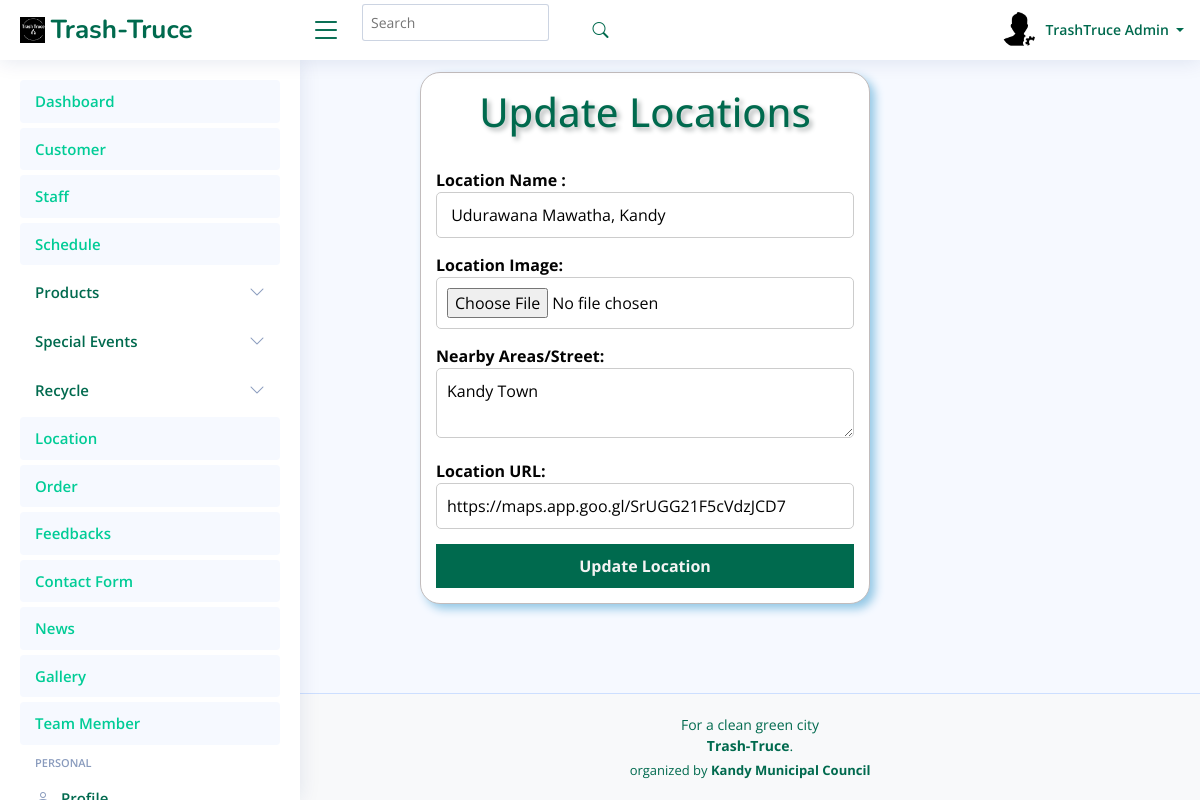
The page /admin_TrashTruce/EditLocations.php?id=9 on the database its author committed.
### tables this page shows
CREATE TABLE `location` (
  `ID` int(11) NOT NULL,
  `Place` text NOT NULL,
  `NearbyLoc` text DEFAULT NULL,
  `Image` text NOT NULL,
  `url` text NOT NULL
);

### FO/admin.php (called while the page is built, shortened)
<?php
class admin
{
    public static function GetAdmin($ID)
    {
        try {
            $query = "SELECT `ID`, `Full_Name`, `Image`, `About`, `Job`, `Address`, `Phone`, `Email`, `password` FROM `admin` WHERE `ID` = :ID ";
            $conn = Conn::GetConnection();
            $st = $conn->prepare($query);
            $st->bindValue(":ID", $ID, PDO::PARAM_INT);
            $st->execute();
            $r = $st->fetch(PDO::FETCH_ASSOC);
            if ($r) {
                $admin = new admin();
                $admin->ID = $r['ID'];
                $admin->fullname = $r['Full_Name'];
                $admin->image = $r['Image'];
                $admin->about = $r['About'];
                $admin->job = $r['Job'];
                $admin->address = $r['Address'];
                $admin->phone = $r['Phone'];
                $admin->email = $r['Email'];
                $admin->password = $r['password'];
                return $admin;
            }
            return null;
        } catch (Exception $th) {
            throw $th;
        }
    }
}
?>

### FO/location.php (called while the page is built, shortened)
<?php
class location
{
    public static function GetLocation($ID)
{
    try {
        $query = "SELECT `ID`, `Place`, `NearbyLoc`, `Image`, `url` FROM `location`
                  WHERE `ID` = :ID";
        $conn = Conn::GetConnection();
        $st = $conn->prepare($query);
        $st->bindValue(":ID", $ID, PDO::PARAM_INT);
        $st->execute();
        $r = $st->fetch(PDO::FETCH_ASSOC);
        if ($r) {
            $location = new location();
            $location->ID = $r['ID'];
            $location->name = $r['Place'];
            $location->nearbyloc = $r['NearbyLoc'];
            $location->img = $r['Image'];
            $location->url = $r['url'];
            return $location;
        }
        return null;
    } catch (Exception $th) {
        throw $th;
    }
}
}

### admin_TrashTruce/EditLocations.php (the view, shortened to what this page needs)
<?php
include('../FO/location.php');
?>
<!DOCTYPE html>
<html lang="en">
<head>
    <link rel="stylesheet" href="assets/css/AddP.css">
</head>
<body>
    <div>
        <?php
           include "Header.php";
         ?>;
     </div>
     <div class="main">
<div class="AddProduct">
        <h1>Update Locations</h1><br>
            <form action="" method="post" enctype="multipart/form-data">
    <?php
    if (isset($_GET['id'])) {
        $loc_id = $_GET['id'];
        $location = location::GetLocation($loc_id);
        if ($location) {
    ?>
    Location Name :
    <input type="text" name="name" value="<?php echo $location->name; ?>" ><br>
    Location Image:
    <input type="file" name="image" ><br>
    Nearby Areas/Street:
    <textarea name="nearbyloc" cols="21" rows="2"><?php echo $location->nearbyloc; ?></textarea><br>
    Location URL:
    <input type="text" name="url" placeholder="Location URL" value="<?php echo $location->url; ?>"><br>
    <?php
        }
    }
    ?>
    <button class="btnAddProduct" type="submit" name="update">Update Location</button>
</form>
</div>
</div>
  <div>
  </div>
</body>
</html>

### admin_TrashTruce/Header.php (shortened to what this page needs)
<?php
include_once('../FO/admin.php');
?>
<!DOCTYPE html>
<html lang="en">
<head>
  <link href="assets/vendor/bootstrap/css/bootstrap.min.css" rel="stylesheet">
  <link href="assets/vendor/bootstrap-icons/bootstrap-icons.css" rel="stylesheet">
  <link href="assets/vendor/boxicons/css/boxicons.min.css" rel="stylesheet">
  <link href="assets/vendor/quill/quill.snow.css" rel="stylesheet">
  <link href="assets/vendor/quill/quill.bubble.css" rel="stylesheet">
  <link href="assets/vendor/remixicon/remixicon.css" rel="stylesheet">
  <link href="assets/vendor/simple-datatables/style.css" rel="stylesheet">
  <link href="assets/css/style.css" rel="stylesheet">
</head>
<body>
  <header id="header" class="header fixed-top d-flex align-items-center">
    <div class="d-flex align-items-center justify-content-between">
      <a href="index.html" class="logo d-flex align-items-center">
        <img src="assets/img/Untitled 1 (1).png" alt="">
        <span class="d-none d-lg-block">Trash-Truce</span>
      </a>
      <i class="bi bi-list toggle-sidebar-btn"></i>
    </div>
    <div class="search-bar">
      <form class="search-form d-flex align-items-center" method="GET" action="">
        <input type="text" name="search" placeholder="Search" value="<?php echo isset($_GET['search']) ? htmlspecialchars($_GET['search']) : ''; ?>" title="Enter search keyword">
        <button type="submit" title="Search"><i class="bi bi-search"></i></button>
      </form>
  </div>
    <nav class="header-nav ms-auto">
      <ul class="d-flex align-items-center">
        <li class="nav-item dropdown pe-3">
    <a class="nav-link nav-profile d-flex align-items-center pe-0" href="#" data-bs-toggle="dropdown">
        <?php
        $adminID = 1;
        $admin = admin::GetAdmin($adminID);
        if ($admin && !empty($admin->image)) {
            echo '<img src="' . $admin->image . '" alt="Profile" class="rounded-circle">';
        } else {
            echo '<img src="assets/img/default-profile-img.jpg" alt="Profile" class="rounded-circle">';
        }
        ?>
        <span class="d-none d-md-block dropdown-toggle ps-2">
            <?php
            if ($admin) {
                echo $admin->fullname;
            } else {
                echo "Admin Name";
            }
            ?>
        </span>
    </a>
        </li>
      </ul>
    </nav>
  </header>
  <aside id="sidebar" class="sidebar">
    <ul class="sidebar-nav" id="sidebar-nav">
      <li class="nav-item">
        <a class="nav-link " href="Dashboard.php">
          <span>Dashboard</span>
        </a>
      </li>
      <li class="nav-item">
        <a class="nav-link " href="Customer.php">
          <span>Customer</span>
        </a>
      </li>
      <li class="nav-item">
        <a class="nav-link " href="Staff.php">
          <span>Staff</span>
        </a>
      </li>
      <li class="nav-item">
        <a class="nav-link " href="Schedule.php">
          <span>Schedule</span>
        </a>
      </li>
      <li class="nav-item">
        <a class="nav-link collapsed" data-bs-target="#components-nav" data-bs-toggle="collapse" href="Products.php">
         <span>Products</span><i class="bi bi-chevron-down ms-auto"></i>
        </a>
      </li>
      <li class="nav-item">
        <a class="nav-link collapsed" data-bs-target="#components-nav" data-bs-toggle="collapse" href="#">
         <span>Special Events</span><i class="bi bi-chevron-down ms-auto"></i>
        </a>
      </li>
      <li class="nav-item">
        <a class="nav-link collapsed" data-bs-target="#components-nav" data-bs-toggle="collapse" href="#">
         <span>Recycle</span><i class="bi bi-chevron-down ms-auto"></i>
        </a>
      </li>
      <li class="nav-item">
        <a class="nav-link " href="Location.php">
          <span>Location</span>
        </a>
      </li>
      <li class="nav-item">
        <a class="nav-link " href="Order.php">
          <span>Order</span>
        </a>
      </li>
      <li class="nav-item">
        <a class="nav-link " href="Feedback.php">
          <span>Feedbacks</span>
        </a>
      </li>
      <li class="nav-item">
        <a class="nav-link " href="ContactUs.php">
          <span>Contact Form</span>
        </a>
      </li>
      <li class="nav-item">
        <a class="nav-link " href="News.php">
          <span>News</span>
        </a>
      </li>
      <li class="nav-item">
        <a class="nav-link " href="Gallery.php">
          <span>Gallery</span>
        </a>
      </li>
      <li class="nav-item">
        <a class="nav-link " href="Team.php">
          <span>Team Member</span>
        </a>
      </li>
      <li class="nav-heading">Personal</li>
      <li class="nav-item">
        <a class="nav-link collapsed" href="Profile.php">
          <i class="bi bi-person"></i>
          <span>Profile</span>
        </a>
      </li>
    </ul>
  </aside>
</body>
</html>

### admin_TrashTruce/assets/css/AddP.css (style rules this page uses)
body { font-family: "Open Sans", sans-serif; background: #f6f9ff; color: #444444; }
.AddProduct { border: 1px solid rgb(194, 188, 188); background-color: rgb(255, 255, 255); margin-left: 35%; width: 450px; padding: 15px; border-radius: 20px; box-shadow: 5px 5px 10px #94c8e6; color: rgb(3, 3, 3); font-size: 1em; font-weight: bold; text-align: left; margin-top: 4%; margin-bottom: 3%; }
.AddProduct h1 { text-align: center; color: #006A4E;; font-family: "Open Sans", sans-serif; text-shadow: 3px 3px 5px #afb4b4; font-size: 2.5em; }
form input[type="text"], form input[type="password"], form textarea, form select, form input[type="file"], form input[type="number"] { width: 100%; padding: 10px; margin-bottom: 15px; border: 1px solid #ccc; border-radius: 5px; box-sizing: border-box; }
button { background-color: #006A4E; color: rgb(243, 243, 243); border: none; border-radius: 10px; padding: 10px 20px; text-align: center; width: 100%; text-decoration: none; display: inline-block; font-size: 20px; font-weight: bold; font-family:cursive; margin: 4px 2px; cursor: pointer; align-items: center; margin-left: 95px; margin-top: 0px; }

### admin_TrashTruce/assets/css/style.css (style rules this page uses)
:root { scroll-behavior: smooth; }
body { font-family: "Open Sans", sans-serif; background:#f6f9ff; color: #444444; }
a { color: #00cc96; text-decoration: none; }
h1, h2, h3, h4, h5, h6 { font-family: "Nunito", sans-serif; }
.logo { line-height: 1; }
@media (min-width: 1200px) { .logo { width: 280px; } }
.logo img { max-height: 26px; margin-right: 6px; }
.logo span { font-size: 26px; font-weight: 700; color: #006A4E; font-family: "Nunito", sans-serif; }
.header { transition: all 0.5s; z-index: 997; height: 60px; box-shadow: 0px 2px 20px rgba(1, 41, 112, 0.1); background-color: #fff; padding-left: 20px; }
.header .toggle-sidebar-btn { font-size: 32px; padding-left: 10px; cursor: pointer; color: #006A4E; }
.header .search-bar { min-width: 360px; padding: 0 20px; }
.header .search-form { width: 100%; }
.header .search-form input { border: 0; font-size: 14px; color: #006A4E; border: 1px solid rgba(1, 41, 112, 0.2); padding: 7px 38px 7px 8px; border-radius: 3px; transition: 0.3s; width: 100%; }
.header .search-form button { border: 0; padding: 0; margin-left: -30px; background: none; }
.header .search-form button i { color: #006A4E; }
.header-nav ul { list-style: none; }
.header-nav>ul { margin: 0; padding: 0; }
.header-nav .nav-profile { color: #006A4E; }
.header-nav .nav-profile img { max-height: 36px; }
.header-nav .nav-profile span { font-size: 14px; font-weight: 600; }
.sidebar { position: fixed; top: 60px; left: 0; bottom: 0; width: 300px; z-index: 996; transition: all 0.3s; padding: 20px; overflow-y: auto; scrollbar-width: thin; scrollbar-color: #aab7cf transparent; box-shadow: 0px 0px 20px rgba(1, 41, 112, 0.1); background-color: #fff; }
@media (min-width: 1200px) { #main, #footer { margin-left: 300px; } }
.sidebar-nav { padding: 0; margin: 0; list-style: none; }
.sidebar-nav li { padding: 0; margin: 0; list-style: none; }
.sidebar-nav .nav-item { margin-bottom: 5px; }
.sidebar-nav .nav-heading { font-size: 11px; text-transform: uppercase; color: #899bbd; font-weight: 600; margin: 10px 0 5px 15px; }
.sidebar-nav .nav-link { display: flex; align-items: center; font-size: 15px; font-weight: 600; color: #00cc96; transition: 0.3; background: #f6f9ff; padding: 10px 15px; border-radius: 4px; }
.sidebar-nav .nav-link i { font-size: 16px; margin-right: 10px; color: #00cc96; }
.sidebar-nav .nav-link.collapsed { color: #006A4E; background: #fff; }
.sidebar-nav .nav-link.collapsed i { color: #899bbd; }
.sidebar-nav .nav-link .bi-chevron-down { margin-right: 0; transition: transform 0.2s ease-in-out; }
.footer { padding: 20px 0; font-size: 14px; transition: all 0.3s; border-top: 1px solid #cddfff; }
.footer .copyright { text-align: center; color: #006A4E; }
.footer .credits { padding-top: 5px; text-align: center; font-size: 13px; color: #006A4E; }
.logo img { max-width: 100%; height: auto; }

### rows shown on the page
location: name "Udurawana Mawatha, Kandy", nearbyloc "Kandy Town", url "https://maps.app.goo.gl/SrUGG21F5cVdzJCD7"

### other values the page prints
$admin->fullname "TrashTruce Admin"
